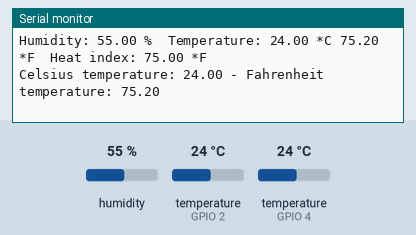
Simulated run of this program. Board: ESP32. On the bench: the last lines printed to the serial monitor. The test bench sets the inputs (shaded band); at power-on: humidity 55 %, temperature (sensors on GPIO 4, GPIO 2) 24 °C.

Above: at 3.6 s.
3.7 s: humidity set to 22 %
At 6.3 s:
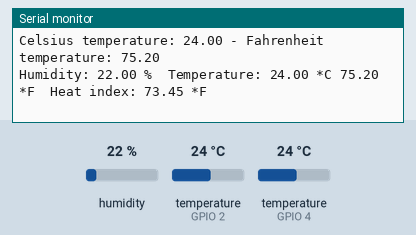
6.4 s: temperature (sensor on GPIO 4) set to 12 °C
At 7.3 s:
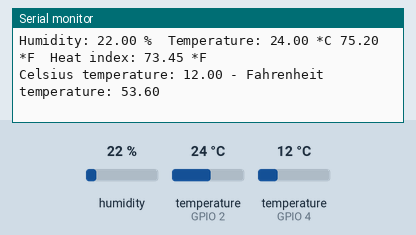
9.1 s: temperature (sensor on GPIO 2) set to 12 °C
At 11.5 s:
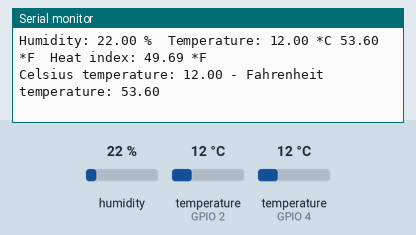
11.8 s: temperature (sensor on GPIO 4) set to 19 °C
At 14.4 s:
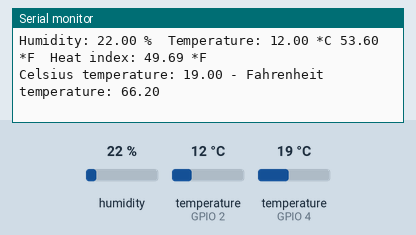
14.5 s: humidity set to 40 %
At 17.9 s:
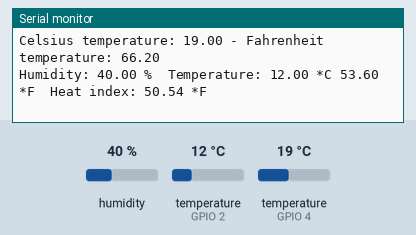
Timing chart, 0 to 18.2 s (numbered marks = the images above; inputs shaded):
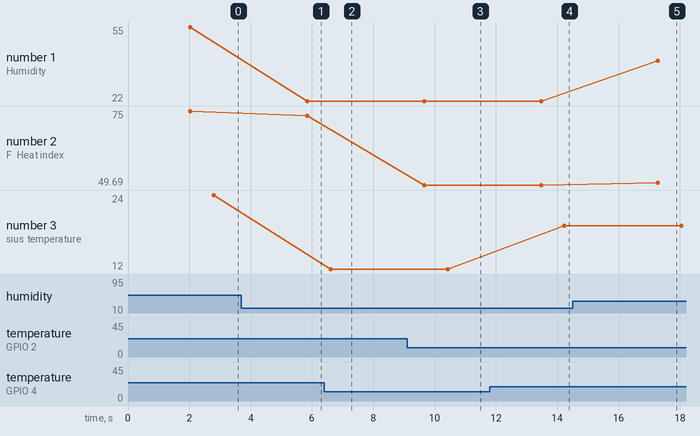

Measured:
- after the input at 3.7 s, the serial monitor: prints a new line after 2.1 s (image 1)
- after the input at 6.4 s, the serial monitor: prints a new line after 0.21 s (image 2)
- after the input at 9.1 s, the serial monitor: prints a new line after 0.56 s (image 3)
- after the input at 11.8 s, the serial monitor: prints a new line after 2.4 s (image 4)
- after the input at 14.5 s, the serial monitor: prints a new line after 2.8 s (image 5)
- plotted number 1: 55 → 22 after the input at 3.7 s, 22 → 40 after the input at 14.5 s
- plotted number 2: 75 → 73.45 after the input at 3.7 s, 73.45 → 49.69 after the input at 9.1 s, 49.69 → 50.54 after the input at 14.5 s
- plotted number 3: 24 → 12 after the input at 6.4 s, 12 → 19 after the input at 11.8 s

The program:

main.cpp
```cpp
// Example testing sketch for various DHT humidity/temperature sensors
// Written by ladyada, public domain

#include "DHT.h"
#include <DallasTemperature.h>
#include <OneWire.h>

// Data wire is conntec to the Arduino digital pin 4
#define ONE_WIRE_BUS 4

// Setup a oneWire instance to communicate with any OneWire devices
OneWire oneWire(ONE_WIRE_BUS);

// Pass our oneWire reference to Dallas Temperature sensor
DallasTemperature sensors(&oneWire);

#define DHTPIN 2     // what pin we're connected to

// Uncomment whatever type you're using!
#define DHTTYPE DHT11   // DHT 11
//#define DHTTYPE DHT22   // DHT 22  (AM2302)
//#define DHTTYPE DHT21   // DHT 21 (AM2301)

// Initialize DHT sensor for normal 16mhz Arduino
DHT dht(DHTPIN, DHTTYPE);

void setup() {
  Serial.begin(9600);
  sensors.begin();
  dht.begin();
}

void loop() {
  // Wait a few seconds between measurements.
  delay(2000);

  // Reading temperature or humidity takes about 250 milliseconds!
  // Sensor readings may also be up to 2 seconds 'old' (its a very slow sensor)
  float h = dht.readHumidity();
  // Read temperature as Celsius
  float t = dht.readTemperature();
  // Read temperature as Fahrenheit
  float f = dht.readTemperature(true);

  // Check if any reads failed and exit early (to try again).
  if (isnan(h) || isnan(t) || isnan(f)) {
    Serial.println("Failed to read from DHT sensor!");
    return;
  }

  //---------------------------------------------------------------


  // Compute heat index
  // Must send in temp in Fahrenheit!
  float hi = dht.computeHeatIndex(f, h);

  Serial.print("Humidity: ");
  Serial.print(h);
  Serial.print(" %\t");
  Serial.print("Temperature: ");
  Serial.print(t);
  Serial.print(" *C ");
  Serial.print(f);
  Serial.print(" *F\t");
  Serial.print("Heat index: ");
  Serial.print(hi);
  Serial.println(" *F");
  Serial.println("");
  Serial.println("");

  // Call sensors.requestTemperatures() to issue a global temperature and Requests to all devices on the bus
  sensors.requestTemperatures();

  Serial.print("Celsius temperature: ");
  // Why "byIndex"? You can have more than one IC on the same bus. 0 refers to the first IC on the wire
  Serial.print(sensors.getTempCByIndex(0));
  Serial.print(" - Fahrenheit temperature: ");
  Serial.println(sensors.getTempFByIndex(0));
  delay(1000);
}
```
